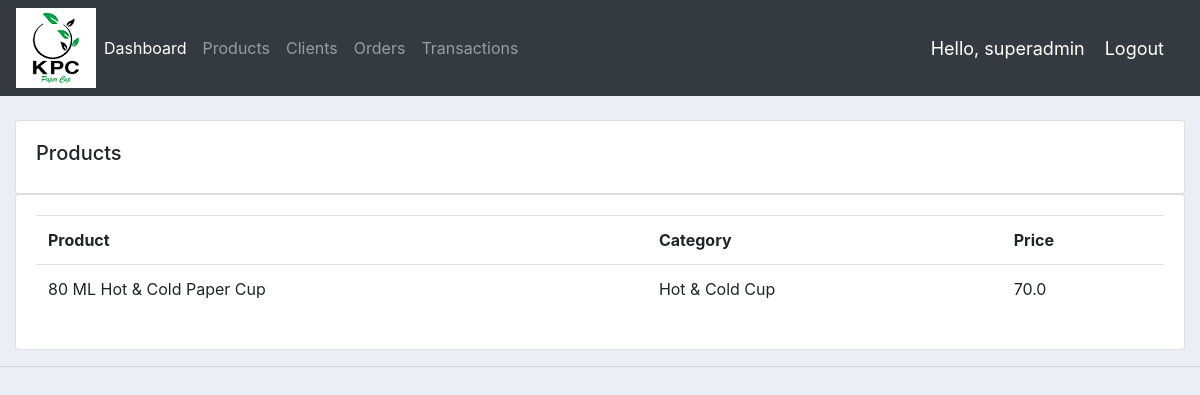
The page /products/ (signed in) on the database its author committed.
### accounts/models.py (models this page shows, shortened)
class Product(models.Model):
	CATEGORY = (
			('Hot & Cold Cup', 'Hot & Cold Cup'),
			('Ice Cream Cup', 'Ice Cream Cup'),
			('Bowl', 'Bowl'),
			('Plate & Tray', 'Plate & Tray'),
			('Muffin Cup', 'Muffin Cup'),
			('Cup with Lid Jacket', 'Cup with Lid Jacket'),
			('Food Box', 'Food Box'),
			('Cup with Handle', 'Cup with Handle'),
			)
	ML = (
		(' ', ' '),
		('80 ML ', '80 ML '),
		('100 ML ', '100 ML '),
		('130 ML ', '130 ML '),
		('150 ML ', '150 ML '),
		('200 ML ', '200 ML '),
		('225 ML ', '225 ML '),
		('250 ML ', '250 ML '),
		('350 ML ', '350 ML '),
		)
	INCHES = (
		(' ', '  '),
		('7 inches ', '7 inches '),
		('9 inches ', '9 inches '),
		)
	category = models.CharField(max_length=30, null=True, choices=CATEGORY)
	size_ml = models.CharField(max_length=10, null=True, choices = ML)
	size_inches = models.CharField(max_length=10, null=True, choices = INCHES)
	price = models.FloatField(null=True)
	description = models.CharField(max_length=100, null=True, blank=True)
	date_created = models.DateTimeField(auto_now_add=True, null=True)
	tags = models.ManyToManyField(Tag)
	name = models.CharField(max_length=30, null=True)

### accounts/decorators.py (the view)
		def wrapper_func(request, *args, **kwargs):
			group = None
			if request.user.groups.exists():
				group = request.user.groups.all()[0].name
			else:
				return HttpResponse('You are not authorized to view this page')
			if group in allowed_roles:
				return view_func(request, *args, **kwargs)
			else:
				return HttpResponse('You are not authorized to perform this task')

### accounts/views.py (called while the page is built)
@login_required(login_url='login')
@allowed_users(allowed_roles=['superadmin', 'admin', 'chairperson', 'director', 'auditor', 'operator', 'secondman'])
def products(request):
	products = Product.objects.all()
	return render(request, 'accounts/products.html', {'products':products})

### accounts/templates/accounts/products.html
{%  extends 'accounts/main.html' %}
{% block content %}
		<br>
		<div class="row">
			<div class="col-md">
				<div class="card card-body">
					<h5>Products</h5>
				</div>
				<div class="card card-body">
					<table class="table">
						<tr>
							<th>Product</th>
							<th>Category</th>
							<th>Price</th>
						</tr>
						{% for i in products %}
							<tr>
								<td>{{i.name}}</td>
								<td>{{i.category}}</td>
								<td>{{i.price}}</td>
							</tr>
						{% endfor %}
					</table>
				</div>
			</div>
		</div>
{% endblock content %}

### accounts/templates/accounts/navbar.html (shortened to what this page needs)
{% load static %}
<nav class="navbar navbar-expand-lg navbar-dark bg-dark">
 <img src="{% static 'images/logo.png' %}">
  <div class="collapse navbar-collapse" id="navbarNav">
    <ul class="navbar-nav">
      <li class="nav-item active">
        <a class="nav-link" href="{% url 'home' %}">Dashboard</a>
      </li>
      <li class="nav-item">
        <a class="nav-link" href="{% url 'products' %}">Products</a>
      </li>
            <li class="nav-item">
        <a class="nav-link" href="{% url 'clients' %}">Clients</a>
      </li>
            <li class="nav-item">
        <a class="nav-link" href="{% url 'orders' %}">Orders</a>
      </li>
            <li class="nav-item">
        <a class="nav-link" href="{% url 'transactions' %}">Transactions</a>
      </li>
    </ul>
  </div>
  <span class="hello-msg">Hello, {{request.user}}</span>
  <span ><a  class="hello-msg" href="{% url 'logout' %}">Logout</a></span>
</nav>

### static/css/main.css (style rules this page uses)
body { background-color: #ebeff5; }

### accounts/templates/accounts/navbar.html (style rules this page uses)
.hello-msg { font-size: 18px; color: #fff; margin-right: 20px; }

### rows shown on the page
Product: name "80 ML Hot & Cold Paper Cup", category "Hot & Cold Cup", price "70.0"

### other values the page prints
{{ request.user }} "superadmin"
